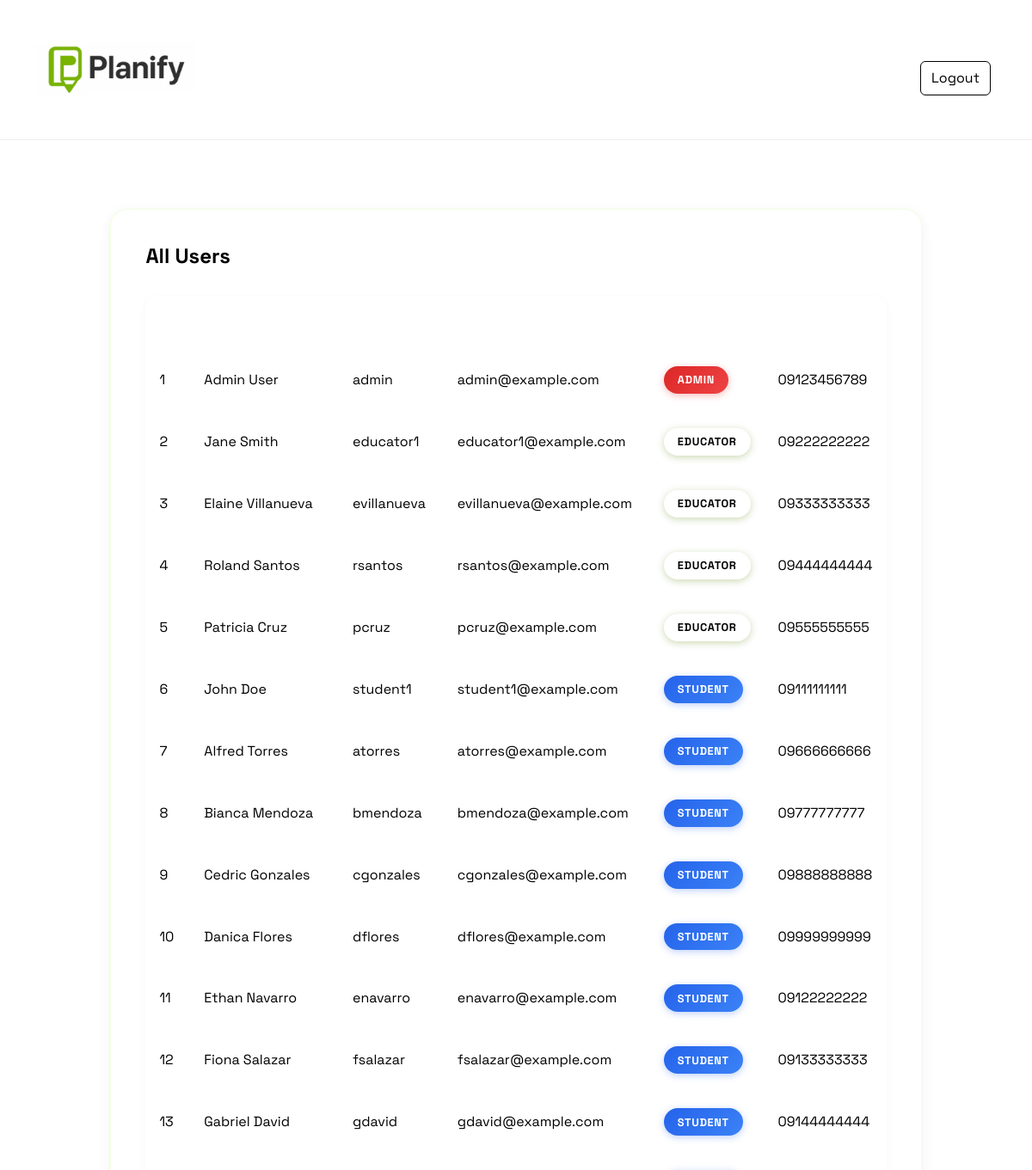
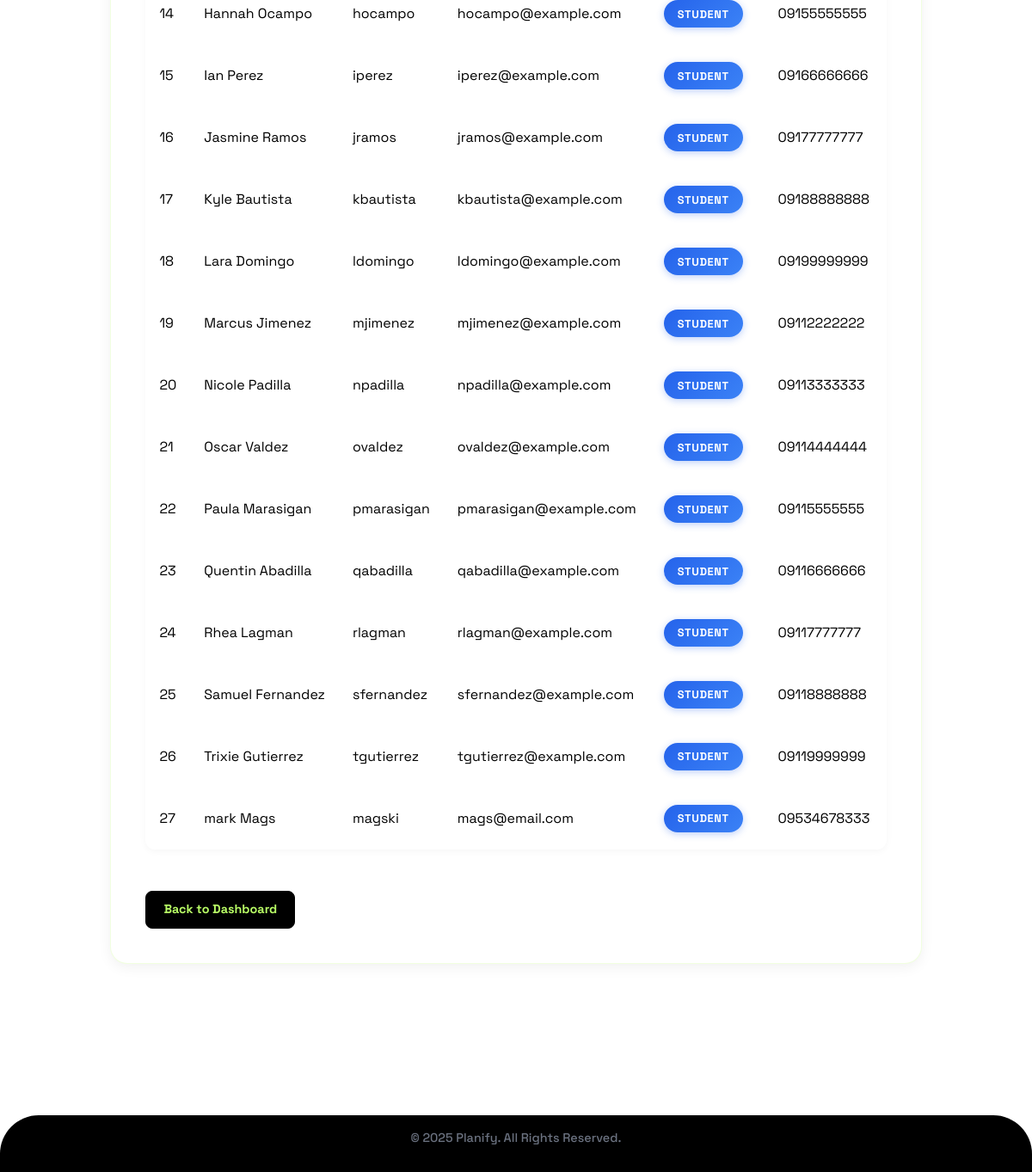
The app's page /admin/users (signed in) with its own data (2 pictures, top to bottom).
### models.py (models this page shows)
class User(db.Model, UserMixin):
    id = db.Column(db.Integer, primary_key=True)
    first_name = db.Column(db.String(20), nullable=False)
    last_name = db.Column(db.String(20), nullable=False)
    username = db.Column(db.String(20), unique=True, nullable=False)
    email = db.Column(db.String(120), unique=True, nullable=False)
    contact_number = db.Column(db.String(11), nullable=False)
    password = db.Column(db.String(255), nullable=False)
    role = db.Column(db.String(10), nullable=False)
    courses = db.relationship('Course', backref='educator', lazy=True, cascade='all, delete-orphan')
    lesson_plans = db.relationship('LessonPlan', backref='creator', lazy=True, cascade='all, delete-orphan')
    enrollments = db.relationship('Enrollment', backref='student', lazy=True, cascade='all, delete-orphan')

### routes.py (the view)
@app.route('/admin/users')
@login_required
def admin_users():
    if current_user.role != 'admin':
        flash("Access denied.", "error")
        return redirect(url_for('home'))
    users = User.query.all()
    return render_template('admin_users.html', users=users)

### app.py (called while the page is built)
@login_manager.user_loader
def load_user(user_id):
    return User.query.get(int(user_id))

### templates/admin_users.html (shortened to what this page needs)
{% extends "base.html" %}
{% block content %}
<div class="admin-container">
    <h2>All Users</h2>
    <table class="admin-table">
        <thead>
            <tr>
                <th>ID</th>
                <th>Name</th>
                <th>Username</th>
                <th>Email</th>
                <th>Role</th>
                <th>Contact</th>
            </tr>
        </thead>
        <tbody>
            {% for user in users %}
            <tr>
                <td>{{ user.id }}</td>
                <td>{{ user.first_name }} {{ user.last_name }}</td>
                <td>{{ user.username }}</td>
                <td>{{ user.email }}</td>
                <td><span class="role-badge {{ user.role }}">{{ user.role }}</span></td>
                <td>{{ user.contact_number }}</td>
            </tr>
            {% endfor %}
        </tbody>
    </table>
    <a href="{{ url_for('admin_home') }}" class="back-btn">Back to Dashboard</a>
</div>
{% endblock %}

### records on screen
User: id "1", first_name "Admin", last_name "User", username "admin", email "admin@example.com", role "ADMIN", contact_number "09123456789"
User: id "2", first_name "Jane", last_name "Smith", username "educator1", email "educator1@example.com", role "EDUCATOR", contact_number "09222222222"
User: id "3", first_name "Elaine", last_name "Villanueva", username "evillanueva", email "evillanueva@example.com", role "EDUCATOR", contact_number "09333333333"
User: id "4", first_name "Roland", last_name "Santos", username "rsantos", email "rsantos@example.com", role "EDUCATOR", contact_number "09444444444"
User: id "5", first_name "Patricia", last_name "Cruz", username "pcruz", email "pcruz@example.com", role "EDUCATOR", contact_number "09555555555"
User: id "6", first_name "John", last_name "Doe", username "student1", email "student1@example.com", role "STUDENT", contact_number "09111111111"
User: id "7", first_name "Alfred", last_name "Torres", username "atorres", email "atorres@example.com", role "STUDENT", contact_number "09666666666"
User: id "8", first_name "Bianca", last_name "Mendoza", username "bmendoza", email "bmendoza@example.com", role "STUDENT", contact_number "09777777777"
User: id "9", first_name "Cedric", last_name "Gonzales", username "cgonzales", email "cgonzales@example.com", role "STUDENT", contact_number "09888888888"
User: id "10", first_name "Danica", last_name "Flores", username "dflores", email "dflores@example.com", role "STUDENT", contact_number "09999999999"
User: id "11", first_name "Ethan", last_name "Navarro", username "enavarro", email "enavarro@example.com", role "STUDENT", contact_number "09122222222"
User: id "12", first_name "Fiona", last_name "Salazar", username "fsalazar", email "fsalazar@example.com", role "STUDENT", contact_number "09133333333"
User: id "13", first_name "Gabriel", last_name "David", username "gdavid", email "gdavid@example.com", role "STUDENT", contact_number "09144444444"
User: id "14", first_name "Hannah", last_name "Ocampo", username "hocampo", email "hocampo@example.com", role "STUDENT", contact_number "09155555555"
User: id "15", first_name "Ian", last_name "Perez", username "iperez", email "iperez@example.com", role "STUDENT", contact_number "09166666666"
User: id "16", first_name "Jasmine", last_name "Ramos", username "jramos", email "jramos@example.com", role "STUDENT", contact_number "09177777777"
User: id "17", first_name "Kyle", last_name "Bautista", username "kbautista", email "kbautista@example.com", role "STUDENT", contact_number "09188888888"
User: id "18", first_name "Lara", last_name "Domingo", username "ldomingo", email "ldomingo@example.com", role "STUDENT", contact_number "09199999999"
User: id "19", first_name "Marcus", last_name "Jimenez", username "mjimenez", email "mjimenez@example.com", role "STUDENT", contact_number "09112222222"
User: id "20", first_name "Nicole", last_name "Padilla", username "npadilla", email "npadilla@example.com", role "STUDENT", contact_number "09113333333"
User: id "21", first_name "Oscar", last_name "Valdez", username "ovaldez", email "ovaldez@example.com", role "STUDENT", contact_number "09114444444"
User: id "22", first_name "Paula", last_name "Marasigan", username "pmarasigan", email "pmarasigan@example.com", role "STUDENT", contact_number "09115555555"
User: id "23", first_name "Quentin", last_name "Abadilla", username "qabadilla", email "qabadilla@example.com", role "STUDENT", contact_number "09116666666"
User: id "24", first_name "Rhea", last_name "Lagman", username "rlagman", email "rlagman@example.com", role "STUDENT", contact_number "09117777777"
User: id "25", first_name "Samuel", last_name "Fernandez", username "sfernandez", email "sfernandez@example.com", role "STUDENT", contact_number "09118888888"
User: id "26", first_name "Trixie", last_name "Gutierrez", username "tgutierrez", email "tgutierrez@example.com", role "STUDENT", contact_number "09119999999"
User: id "27", first_name "mark", last_name "Mags", username "magski", email "mags@email.com", role "STUDENT", contact_number "09534678333"
